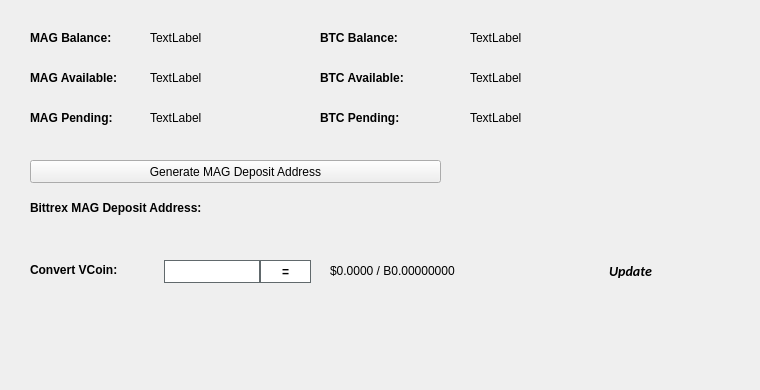
   <widget class="QWidget" name="BalanceTab">
    <attribute name="title">
     <string>Balance</string>
    </attribute>
    <widget class="QLabel" name="BitcoinBalanceLabel">
     <property name="geometry">
      <rect>
       <x>470</x>
       <y>30</y>
       <width>150</width>
       <height>16</height>
      </rect>
     </property>
     <property name="text">
      <string>TextLabel</string>
     </property>
    </widget>
    <widget class="QLabel" name="MAGBalanceLabel">
     <property name="geometry">
      <rect>
       <x>150</x>
       <y>30</y>
       <width>150</width>
       <height>16</height>
      </rect>
     </property>
     <property name="text">
      <string>TextLabel</string>
     </property>
    </widget>
    <widget class="QLabel" name="label_11">
     <property name="geometry">
      <rect>
       <x>30</x>
       <y>30</y>
       <width>101</width>
       <height>16</height>
      </rect>
     </property>
     <property name="font">
      <font>
       <weight>75</weight>
       <bold>true</bold>
      </font>
     </property>
     <property name="text">
      <string>MAG Balance:</string>
     </property>
    </widget>
    <widget class="QLabel" name="label_12">
     <property name="geometry">
      <rect>
       <x>320</x>
       <y>30</y>
       <width>101</width>
       <height>16</height>
      </rect>
     </property>
     <property name="font">
      <font>
       <weight>75</weight>
       <bold>true</bold>
      </font>
     </property>
     <property name="text">
      <string>BTC Balance:</string>
     </property>
    </widget>
    <widget class="QLabel" name="MAGAvailableLabel_2">
     <property name="geometry">
      <rect>
       <x>150</x>
       <y>70</y>
       <width>150</width>
       <height>16</height>
      </rect>
     </property>
     <property name="text">
      <string>TextLabel</string>
     </property>
    </widget>
    <widget class="QLabel" name="label_13">
     <property name="geometry">
      <rect>
       <x>30</x>
       <y>70</y>
       <width>111</width>
       <height>16</height>
      </rect>
     </property>
     <property name="font">
      <font>
       <weight>75</weight>
       <bold>true</bold>
      </font>
     </property>
     <property name="text">
      <string>MAG Available:</string>
     </property>
    </widget>
    <widget class="QLabel" name="label_14">
     <property name="geometry">
      <rect>
       <x>30</x>
       <y>110</y>
       <width>101</width>
       <height>16</height>
      </rect>
     </property>
     <property name="font">
      <font>
       <weight>75</weight>
       <bold>true</bold>
      </font>
     </property>
     <property name="text">
      <string>MAG Pending:</string>
     </property>
    </widget>
    <widget class="QLabel" name="MAGPendingLabel">
     <property name="geometry">
      <rect>
       <x>150</x>
       <y>110</y>
       <width>150</width>
       <height>16</height>
      </rect>
     </property>
     <property name="text">
      <string>TextLabel</string>
     </property>
    </widget>
    <widget class="QLabel" name="label_15">
     <property name="geometry">
      <rect>
       <x>320</x>
       <y>70</y>
       <width>111</width>
       <height>16</height>
      </rect>
     </property>
     <property name="font">
      <font>
       <weight>75</weight>
       <bold>true</bold>
      </font>
     </property>
     <property name="text">
      <string>BTC Available:</string>
     </property>
    </widget>
    <widget class="QLabel" name="BitcoinAvailableLabel">
     <property name="geometry">
      <rect>
       <x>470</x>
       <y>70</y>
       <width>150</width>
       <height>16</height>
      </rect>
     </property>
     <property name="text">
      <string>TextLabel</string>
     </property>
    </widget>
    <widget class="QLabel" name="label_31">
     <property name="geometry">
      <rect>
       <x>320</x>
       <y>110</y>
       <width>111</width>
       <height>16</height>
      </rect>
     </property>
     <property name="font">
      <font>
       <weight>75</weight>
       <bold>true</bold>
      </font>
     </property>
     <property name="text">
      <string>BTC Pending:</string>
     </property>
    </widget>
    <widget class="QLabel" name="BitcoinPendingLabel">
     <property name="geometry">
      <rect>
       <x>470</x>
       <y>110</y>
       <width>150</width>
       <height>16</height>
      </rect>
     </property>
     <property name="text">
      <string>TextLabel</string>
     </property>
    </widget>
    <widget class="QLabel" name="label_33">
     <property name="geometry">
      <rect>
       <x>30</x>
       <y>200</y>
       <width>221</width>
       <height>16</height>
      </rect>
     </property>
     <property name="font">
      <font>
       <weight>75</weight>
       <bold>true</bold>
      </font>
     </property>
     <property name="text">
      <string>Bittrex MAG Deposit Address:</string>
     </property>
    </widget>
    <widget class="QPushButton" name="GenDepositBTN">
     <property name="geometry">
      <rect>
       <x>30</x>
       <y>160</y>
       <width>411</width>
       <height>23</height>
      </rect>
     </property>
     <property name="text">
      <string>Generate MAG Deposit Address</string>
     </property>
     <property name="icon">
      <iconset resource="../mag.qrc">
       <normaloff>:/icons/bitcoin</normaloff>:/icons/bitcoin</iconset>
     </property>
    </widget>
    <widget class="QLabel" name="DepositAddressLabel">
     <property name="geometry">
      <rect>
       <x>200</x>
       <y>200</y>
       <width>261</width>
       <height>16</height>
      </rect>
     </property>
     <property name="palette">
      <palette>
       <active>
        <colorrole role="WindowText">
         <brush brushstyle="SolidPattern">
          <color alpha="255">
           <red>0</red>
           <green>0</green>
           <blue>0</blue>
          </color>
         </brush>
        </colorrole>
        <colorrole role="Text">
         <brush brushstyle="SolidPattern">
          <color alpha="255">
           <red>0</red>
           <green>0</green>
           <blue>255</blue>
          </color>
         </brush>
        </colorrole>
       </active>
       <inactive>
        <colorrole role="WindowText">
         <brush brushstyle="SolidPattern">
          <color alpha="255">
           <red>0</red>
           <green>0</green>
           <blue>0</blue>
          </color>
         </brush>
        </colorrole>
        <colorrole role="Text">
         <brush brushstyle="SolidPattern">
          <color alpha="255">
           <red>0</red>
           <green>0</green>
           <blue>255</blue>
          </color>
         </brush>
        </colorrole>
       </inactive>
       <disabled>
        <colorrole role="WindowText">
         <brush brushstyle="SolidPattern">
          <color alpha="255">
           <red>120</red>
           <green>120</green>
           <blue>120</blue>
          </color>
         </brush>
        </colorrole>
        <colorrole role="Text">
         <brush brushstyle="SolidPattern">
          <color alpha="255">
           <red>120</red>
           <green>120</green>
           <blue>120</blue>
          </color>
         </brush>
        </colorrole>
       </disabled>
      </palette>
     </property>
     <property name="font">
      <font>
       <weight>75</weight>
       <bold>true</bold>
      </font>
     </property>
     <property name="text">
      <string/>
     </property>
     <property name="alignment">
      <set>Qt::AlignRight|Qt::AlignTrailing|Qt::AlignVCenter</set>
     </property>
     <property name="textInteractionFlags">
      <set>Qt::LinksAccessibleByMouse|Qt::TextSelectableByKeyboard|Qt::TextSelectableByMouse</set>
     </property>
    </widget>
    <widget class="QLabel" name="label_8">
     <property name="geometry">
      <rect>
       <x>460</x>
       <y>300</y>
       <width>281</width>
       <height>81</height>
      </rect>
     </property>
     <property name="text">
      <string/>
     </property>
     <property name="pixmap">
      <pixmap>:/images/bittrex</pixmap>
     </property>
    </widget>
    <widget class="QWidget" name="widgetConversion" native="true">
     <property name="geometry">
      <rect>
       <x>0</x>
       <y>250</y>
       <width>751</width>
       <height>43</height>
      </rect>
     </property>
     <property name="minimumSize">
      <size>
       <width>0</width>
       <height>43</height>
      </size>
     </property>
     <property name="styleSheet">
      <string notr="true"/>
     </property>
     <widget class="QPushButton" name="btnUpdateMarketData">
      <property name="geometry">
       <rect>
        <x>575</x>
        <y>0</y>
        <width>111</width>
        <height>41</height>
       </rect>
      </property>
      <property name="sizePolicy">
       <sizepolicy hsizetype="Expanding" vsizetype="Expanding">
        <horstretch>0</horstretch>
        <verstretch>0</verstretch>
       </sizepolicy>
      </property>
      <property name="font">
       <font>
        <family>calibri</family>
        <pointsize>-1</pointsize>
        <weight>75</weight>
        <italic>true</italic>
        <bold>true</bold>
       </font>
      </property>
      <property name="styleSheet">
       <string notr="true">margin:0px;text-align:center;padding:2px;border-radius:3px;font-style:italic;width:100px;font-size:14px;font-family:calibri;font-weight:600;</string>
      </property>
      <property name="text">
       <string>Update</string>
      </property>
      <property name="iconSize">
       <size>
        <width>150</width>
        <height>35</height>
       </size>
      </property>
      <property name="autoDefault">
       <bool>true</bool>
      </property>
      <property name="default">
       <bool>true</bool>
      </property>
     </widget>
     <widget class="QLabel" name="lblConvertVCoin">
      <property name="geometry">
       <rect>
        <x>30</x>
        <y>10</y>
        <width>131</width>
        <height>20</height>
       </rect>
      </property>
      <property name="styleSheet">
       <string notr="true"/>
      </property>
      <property name="text">
       <string>&lt;html&gt;&lt;head/&gt;&lt;body&gt;&lt;p&gt;&lt;span style=&quot; font-weight:600;&quot;&gt;Convert VCoin:&lt;/span&gt;&lt;/p&gt;&lt;/body&gt;&lt;/html&gt;</string>
      </property>
     </widget>
     <widget class="QLineEdit" name="txtConvertVCoinQty">
      <property name="geometry">
       <rect>
        <x>160</x>
        <y>10</y>
        <width>100</width>
        <height>23</height>
       </rect>
      </property>
      <property name="minimumSize">
       <size>
        <width>100</width>
        <height>23</height>
       </size>
      </property>
      <property name="maximumSize">
       <size>
        <width>100</width>
        <height>16777215</height>
       </size>
      </property>
      <property name="styleSheet">
       <string notr="true">border: 1px solid #61696c;margin-left:4px;</string>
      </property>
     </widget>
     <widget class="QPushButton" name="btnConvertMag">
      <property name="geometry">
       <rect>
        <x>260</x>
        <y>10</y>
        <width>51</width>
        <height>23</height>
       </rect>
      </property>
      <property name="minimumSize">
       <size>
        <width>0</width>
        <height>23</height>
       </size>
      </property>
      <property name="styleSheet">
       <string notr="true">border:1px solid #61696c;background:white;font-weight:600;</string>
      </property>
      <property name="text">
       <string>=</string>
      </property>
     </widget>
     <widget class="QLabel" name="lblConvertVCoinResults">
      <property name="geometry">
       <rect>
        <x>330</x>
        <y>0</y>
        <width>201</width>
        <height>41</height>
       </rect>
      </property>
      <property name="styleSheet">
       <string notr="true"/>
      </property>
      <property name="text">
       <string>$0.0000 / B0.00000000</string>
      </property>
     </widget>
     <widget class="QLabel" name="iconOverviewUpdateWait">
      <property name="geometry">
       <rect>
        <x>670</x>
        <y>10</y>
        <width>24</width>
        <height>24</height>
       </rect>
      </property>
      <property name="text">
       <string/>
      </property>
      <property name="pixmap">
       <pixmap resource="../mag.qrc">:/icons/transaction_1</pixmap>
      </property>
      <property name="scaledContents">
       <bool>true</bool>
      </property>
      <property name="alignment">
       <set>Qt::AlignCenter</set>
      </property>
     </widget>
    </widget>
   </widget>
